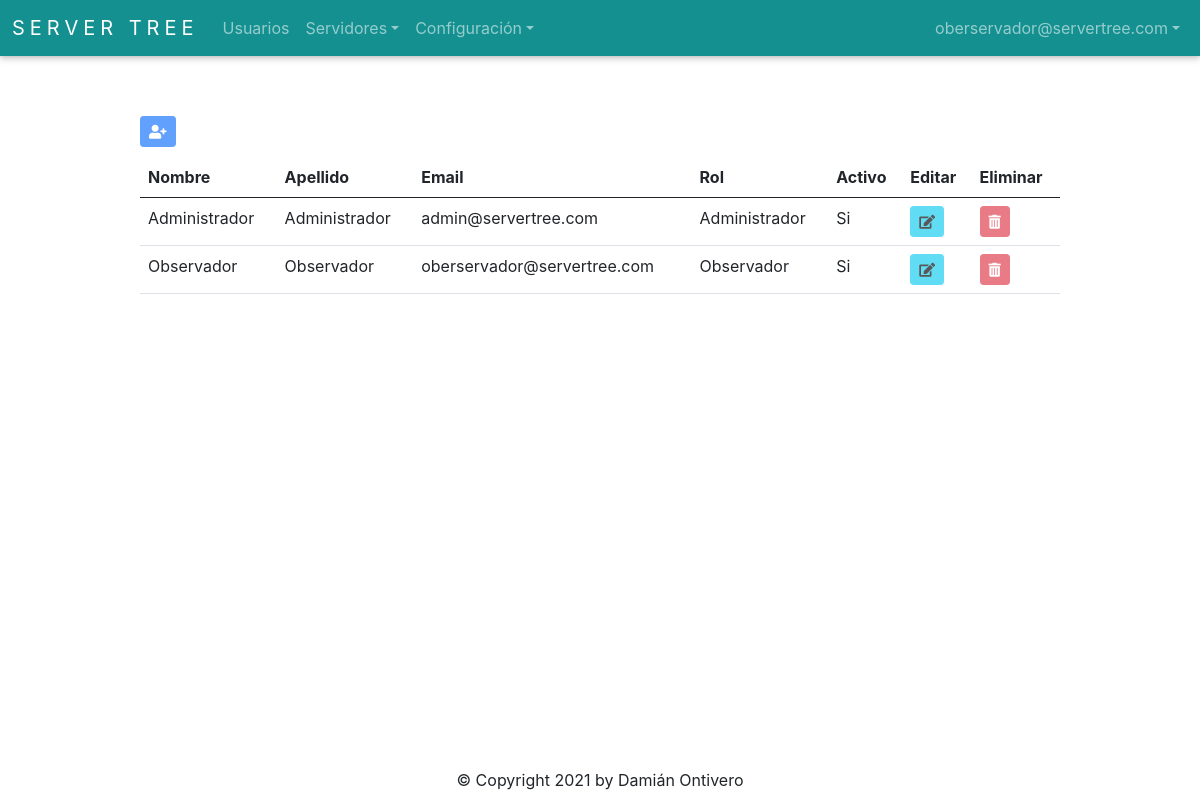
Before: /auth/get_user_all (signed in) with the older database file.
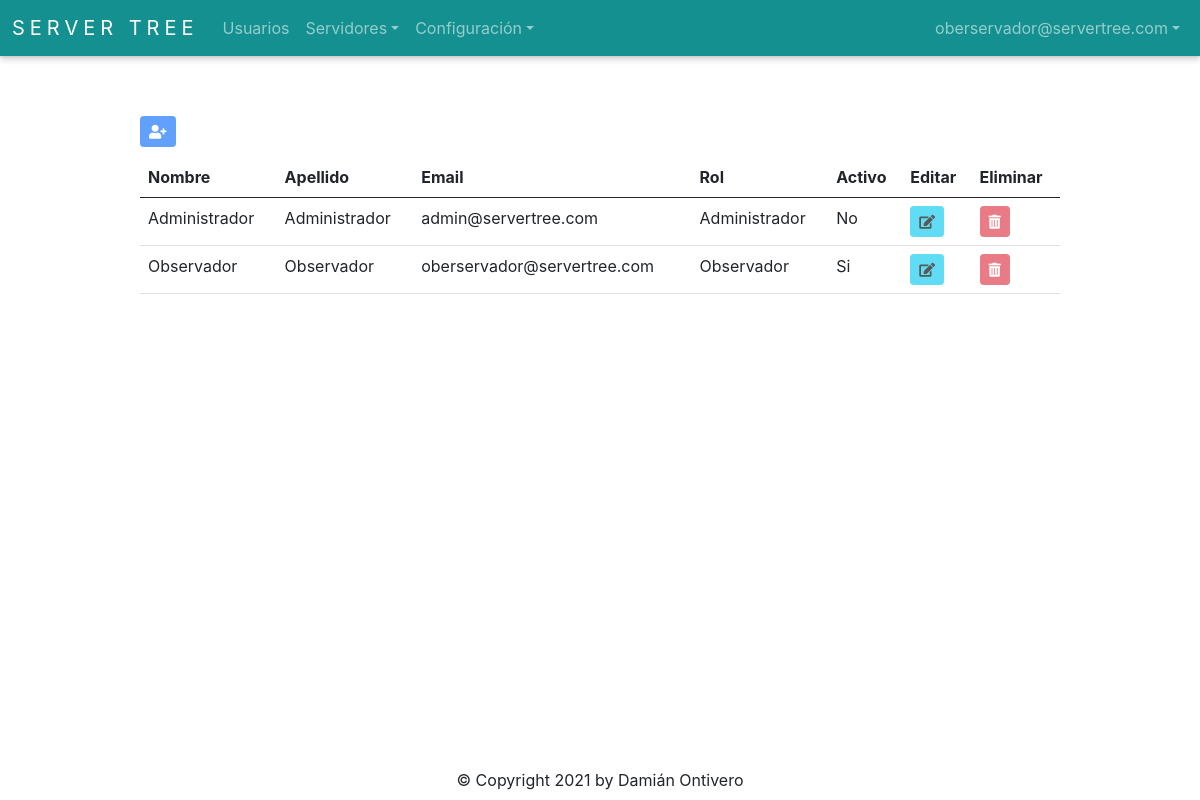
After: the same page with the newer database file.
### app/auth/models.py (models this page shows, shortened)
class User(db.Model, UserMixin):
    __tablename__ = 'Users'
    id = db.Column(db.Integer, autoincrement=True, primary_key=True)
    firstname = db.Column(db.String(128), nullable=False)
    lastname = db.Column(db.String(128), nullable=False)
    email = db.Column(db.String(256), unique=True, nullable=False)
    password = db.Column(db.String(256), nullable=False)
    role_id = db.Column(db.Integer, db.ForeignKey('Roles.id'), nullable=False)
    is_active = db.Column(db.Boolean)
    @staticmethod
    def get_by_id(id):
        return User.query.get(id)

class Role(db.Model):
    __tablename__ = 'Roles'
    id = db.Column(db.Integer, autoincrement=True, primary_key=True)
    role = db.Column(db.String(30), unique=True, nullable=False)
    @staticmethod
    def get_all():
        return Role.query.all()

### app/auth/routes.py (the view)
@auth_bp.route('/get_user_all', methods=['GET', 'POST'])
@login_required
def get_user_all():
    data = db.session.query(User, Role).join(Role).all()
    user_form = UserForm()
    return render_template('user.html', data=data, user_form=user_form)

### app/auth/routes.py (called while the page is built)
@login_manager.user_loader
def load_user(user_id):
    return User.get_by_id(int(user_id))

### app/auth/templates/user.html (shortened to what this page needs)
{% extends 'base.html' %}
{% import 'bootstrap/wtf.html' as wtf %}
{% block content %}
<div class="buttons">
  {% if current_user.role_id == 1 %}
    <button type="button" id="addUserButton" class="btn btn-primary btn-sm" data-bs-toggle="modal" data-bs-target="#userModal"><i class="fas fa-user-plus"></i></button>
  {% else %}
    <button disabled type="button" id="addUserButton" class="btn btn-primary btn-sm" data-bs-toggle="modal" data-bs-target="#userModal"><i class="fas fa-user-plus"></i></button>
  {% endif %}
</div>
<table class="table table-hover">
  <thead>
    <tr>
      <th>Nombre</th>
      <th>Apellido</th>
      <th>Email</th>
      <th>Rol</th>
      <th>Activo</th>
      <th>Editar</th>
      <th>Eliminar</th>
    </tr>
  </thead>
  <tbody>
    {% for user, role in data %}
      <tr>
        <td>{{ user.firstname }}</td>
        <td>{{ user.lastname }}</td>
        <td>{{ user.email }}</td>
        <td>{{ role.role }}</td>
        <td>
          {% if user.is_active == 0 %}
            No
          {% elif user.is_active == 1  %}
            Si
          {% endif %}
        </td>
        {% if current_user.role_id == 1 %}
          <td>
            <button type="button" class="btn btn-info btn-sm" id="editUserButton" data-id={{ user.id }} data-bs-toggle="modal" data-bs-target="#userModal"><i class="fas fa-edit"></i></button>
          </td>
          <td>
            <button type="button" class="btn btn-danger btn-sm" id="deleteUserButton" data-id={{ user.id }} data-bs-toggle="modal" data-bs-target="#deleteUserModal"><i class="fas fa-trash-alt"></i></button>
          </td>
        {% else %}
          <td>
            <button disabled type="button" class="btn btn-info btn-sm" id="editUserButton" data-id={{ user.id }} data-bs-toggle="modal" data-bs-target="#userModal"><i class="fas fa-edit"></i></button>
          </td>
          <td>
            <button disabled type="button" class="btn btn-danger btn-sm" id="deleteUserButton" data-id={{ user.id }} data-bs-toggle="modal" data-bs-target="#deleteUserModal"><i class="fas fa-trash-alt"></i></button>
          </td>
        {% endif %}
      </tr>
    {% endfor %}
  </tbody>
</table>
{% endblock %}

### app/templates/base.html (shortened to what this page needs)
<!doctype html>
<html>
<head>
  <link rel="stylesheet" href="{{ url_for('static', filename='style.css') }}">
  <link rel="stylesheet" href="https://cdn.jsdelivr.net/npm/bootstrap@5.0.0/dist/css/bootstrap.min.css">
  <link rel="stylesheet" href="https://use.fontawesome.com/releases/v5.6.3/css/all.css">
</head>
<body>
  <nav class="navbar navbar-expand-lg navbar-dark">
      <div class="container-fluid">
        <a class="navbar-brand" href="{{ url_for('index.index') }}">Server Tree</a>
        <div class="collapse navbar-collapse" id="navbarSupportedContent">
          <ul class="navbar-nav me-auto mb-2 mb-lg-0">
              <li class="nav-item">
                <a class="nav-link" href="{{ url_for('auth.get_user_all') }}">Usuarios</a>
              </li>
              <li class="nav-item dropdown">
                  <a class="nav-link dropdown-toggle" href="#" id="navbarDropdown" role="button" data-bs-toggle="dropdown" aria-expanded="false">Servidores</a>
              </li>
              <li class="nav-item dropdown">
                  <a class="nav-link dropdown-toggle" href="#" id="navbarDropdown" role="button" data-bs-toggle="dropdown" aria-expanded="false">Configuración</a>
              </li>
          </ul>
          <ul class="navbar-nav">
            <li class="nav-item dropdown">
              <a class="nav-link dropdown-toggle" href="#" id="navbarDropdown" role="button" data-bs-toggle="dropdown" aria-expanded="false">{{ current_user.email }}</a>
            </li>
          </ul>
        </div>
      </div>
  </nav>
  <div class="container-base">
    {% block content %}{% endblock %}
  </div>
  <div class="footer">
    &copy; Copyright 2021 by Damián Ontivero
  </div>
</body>
</html>

### app/static/style.css (style rules this page uses)
* { text-decoration: none; font-family: -apple-system, BlinkMacSystemFont, 'Segoe UI', Roboto, Oxygen, Ubuntu, Cantarell, 'Open Sans', 'Helvetica Neue', sans-serif; }
html, body { margin: 0; padding: 0; width: 100%; height: 100%; position: relative; }
.navbar { background-color: #159090; box-shadow: 0 0 0.2rem rgb(0 0 0 / 10%), 0 0.2rem 0.4rem rgb(0 0 0 / 20%); }
.navbar-brand { text-transform: uppercase; letter-spacing: 5px; font-size: large; }
.footer { width: 100%; text-align: center; position: absolute; bottom: 1%; }
.container-base { width: 80%; position: relative; padding: 20px; left: 10%; top: 5%; overflow-x: auto; }
.container-base .buttons { margin-bottom: 10px; }

Changed rows visible on the page:
changed User "Administrador": is_active "Si" → "No"
